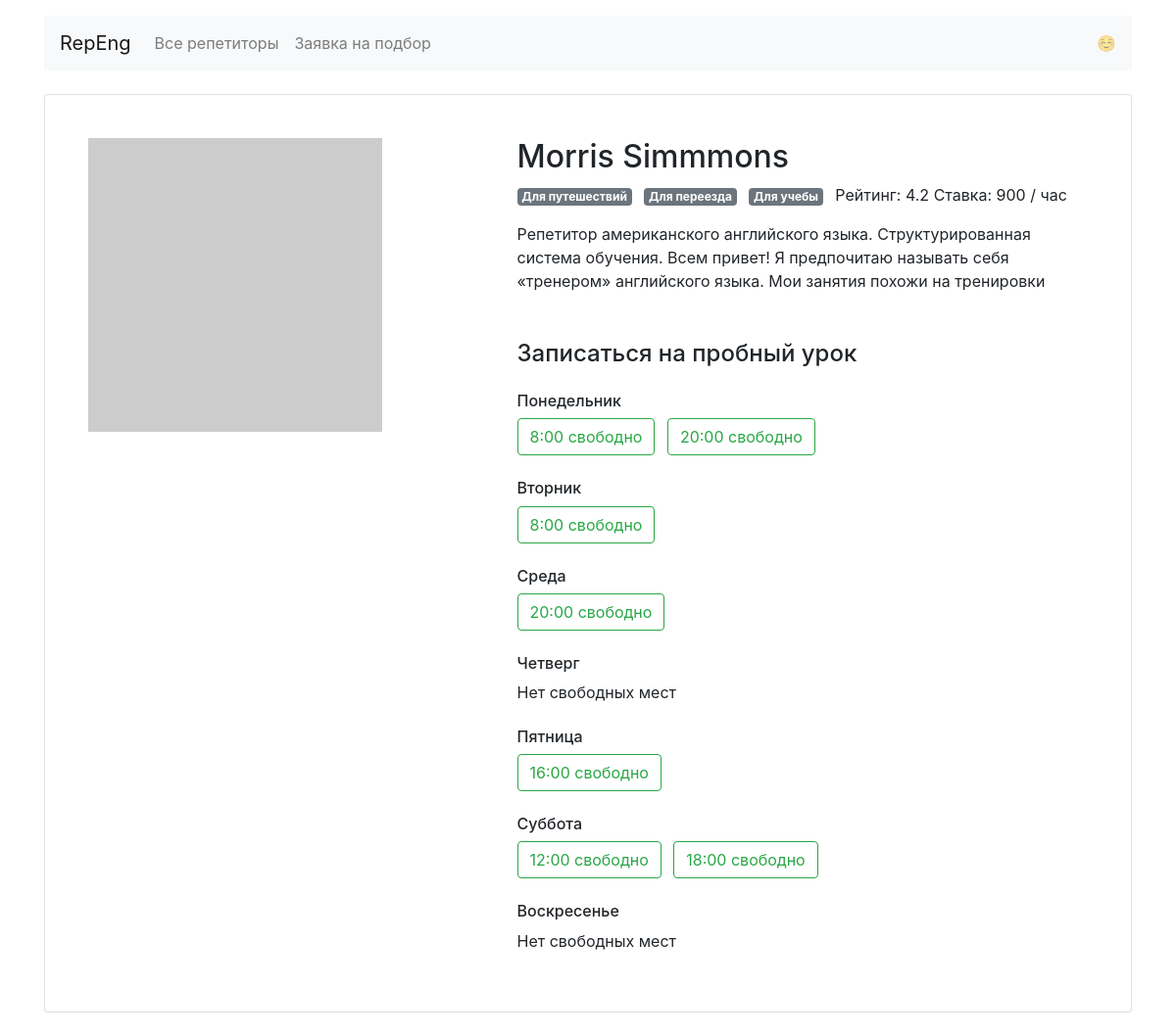
The app's page /profiles/1/ with its own data.
### app.py (models this page shows)
class Teacher(db.Model):
    __tablename__ = 'teachers'
    id = db.Column(db.Integer, primary_key=True)
    name = db.Column(db.String(255), nullable=False)
    about = db.Column(db.String(2048), nullable=False)
    picture = db.Column(db.String(64), nullable=False)
    rating = db.Column(db.Float)
    price = db.Column(db.Integer, nullable=False)
    goals = db.Column(db.String(255), nullable=False)
    free = db.Column(db.String(1024), nullable=False)
    booking = db.relationship('Booking', back_populates='teacher')

### app.py (the view)
@app.route('/profiles/<teacher_id>/', )
def profile(teacher_id):
    teacher = db.session.query(Teacher).filter(Teacher.id == teacher_id).first()
    if teacher:
        teacher.free = json.loads(teacher.free)
        teacher.goals = json.loads(teacher.goals)
        return render_template('profile.html', goals=goals, teacher=teacher, weekdays=weekdays)
    return abort(404, description='Запрошенный преподователь не найден')

### templates/profile.html
{% extends 'base.html' %}
{% block container %}
<main class="container mt-3">
    <div class="card my-4 mx-auto">
        <div class="card-body m-2 m-md-4">
            <article class="row">
                <div class="col-5"><img src="{{ teacher['picture'] }}" class="img-fluid" alt=""></div>
                <div class="col-7">
                    <section class="teacher=info">
                        <h1 class="h2">{{ teacher.name }}</h1>
                        <p>
                            {% for goal in teacher.goals %}
                            <span class="badge badge-secondary mr-2">
                  {{ goals[goal][0] }}
                </span>
                            {% endfor %}
                            Рейтинг: {{ teacher.rating }} Ставка: {{ teacher.price }} / час
                        </p>
                        <p>{{ teacher.about }}</p>
                    </section>
                    <section class="available">
                        <h4 class="mb-4 mt-5">Записаться на пробный урок</h4>
                        {% for day,times in teacher.free.items() %}
                        <h6 class="mt-4">{{ weekdays[day] }}</h6>
                        {% if True in times.values() %}
                        {% for time, status in times.items() %}
                        {% if status==True %}
                        <a href="/booking/{{teacher['id']}}/{{day}}/{{time|replace(':00','')}}"
                           class="btn btn-outline-success mr-2">{{ time }} свободно</a>
                        {% endif %}
                        {% endfor %}
                        {% else %}
                        <p> Нет свободных мест </p>
                        {% endif %}
                        {% endfor %}
                    </section>
                </div>
            </article>
        </div>
    </div>
</main>
{% endblock %}

### records on screen
Teacher: name "Morris Simmmons", rating "4.2", price "900", about "Репетитор американского английского языка. Структурированная система обучения. Всем привет! Я предпочитаю называть себя «тренером» английского языка. Мои занятия похожи на тренировки"

### other values on screen
{{ goals[goal][0] }} "Для путешествий" "Для переезда" "Для учебы"
{{ weekdays[day] }} "Понедельник" "Вторник" "Среда" "Четверг" "Пятница" "Суббота" "Воскресенье"
{{ time }} "8:00" "20:00" "8:00" "20:00" "16:00" "12:00" "18:00"
